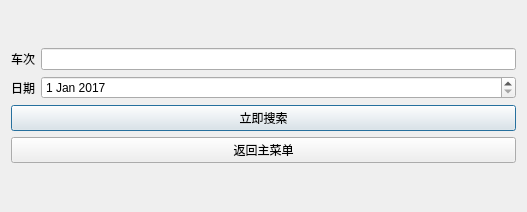
<?xml version="1.0" encoding="UTF-8"?>
<ui version="4.0">
 <class>TrainSearch</class>
 <widget class="QDialog" name="TrainSearch">
  <property name="geometry">
   <rect>
    <x>0</x>
    <y>0</y>
    <width>527</width>
    <height>212</height>
   </rect>
  </property>
  <property name="windowTitle">
   <string>车次查询</string>
  </property>
  <property name="windowIcon">
   <iconset resource="pic.qrc">
    <normaloff>:/new/prefix1/12308.png</normaloff>:/new/prefix1/12308.png</iconset>
  </property>
  <layout class="QVBoxLayout" name="verticalLayout_3">
   <item>
    <layout class="QVBoxLayout" name="verticalLayout_2">
     <item>
      <layout class="QGridLayout" name="gridLayout">
       <item row="0" column="0">
        <widget class="QLabel" name="label">
         <property name="text">
          <string>车次</string>
         </property>
        </widget>
       </item>
       <item row="0" column="1">
        <widget class="QLineEdit" name="trainIDLineEdit"/>
       </item>
       <item row="1" column="0">
        <widget class="QLabel" name="label_3">
         <property name="text">
          <string>日期</string>
         </property>
        </widget>
       </item>
       <item row="1" column="1">
        <widget class="QDateEdit" name="dateEdit">
         <property name="dateTime">
          <datetime>
           <hour>0</hour>
           <minute>0</minute>
           <second>0</second>
           <year>2017</year>
           <month>1</month>
           <day>1</day>
          </datetime>
         </property>
         <property name="maximumDateTime">
          <datetime>
           <hour>23</hour>
           <minute>59</minute>
           <second>59</second>
           <year>2020</year>
           <month>12</month>
           <day>31</day>
          </datetime>
         </property>
         <property name="maximumDate">
          <date>
           <year>2020</year>
           <month>12</month>
           <day>31</day>
          </date>
         </property>
         <property name="minimumDate">
          <date>
           <year>2015</year>
           <month>1</month>
           <day>1</day>
          </date>
         </property>
        </widget>
       </item>
      </layout>
     </item>
     <item>
      <layout class="QVBoxLayout" name="verticalLayout">
       <item>
        <widget class="QPushButton" name="searchbotton">
         <property name="text">
          <string>立即搜索</string>
         </property>
        </widget>
       </item>
       <item>
        <widget class="QPushButton" name="exitBtn">
         <property name="text">
          <string>返回主菜单</string>
         </property>
        </widget>
       </item>
      </layout>
     </item>
    </layout>
   </item>
  </layout>
 </widget>
 <resources>
  <include location="pic.qrc"/>
 </resources>
 <connections>
  <connection>
   <sender>exitBtn</sender>
   <signal>clicked()</signal>
   <receiver>TrainSearch</receiver>
   <slot>close()</slot>
   <hints>
    <hint type="sourcelabel">
     <x>263</x>
     <y>176</y>
    </hint>
    <hint type="destinationlabel">
     <x>263</x>
     <y>105</y>
    </hint>
   </hints>
  </connection>
 </connections>
</ui>
